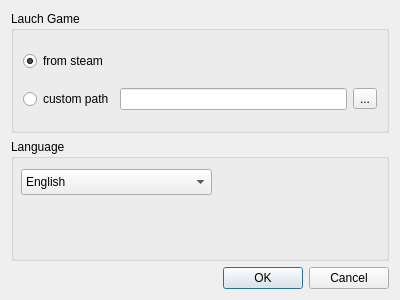
<?xml version="1.0" encoding="UTF-8"?>
<ui version="4.0">
 <class>Options</class>
 <widget class="QDialog" name="Options">
  <property name="geometry">
   <rect>
    <x>0</x>
    <y>0</y>
    <width>400</width>
    <height>300</height>
   </rect>
  </property>
  <property name="windowTitle">
   <string>Options</string>
  </property>
  <layout class="QVBoxLayout" name="verticalLayout">
   <item>
    <widget class="QGroupBox" name="groupBox_launchgame">
     <property name="title">
      <string>Lauch Game</string>
     </property>
     <layout class="QGridLayout" name="gridLayout">
      <item row="0" column="0">
       <widget class="QRadioButton" name="radioButton_fromsteam">
        <property name="text">
         <string>from steam</string>
        </property>
        <property name="checked">
         <bool>true</bool>
        </property>
       </widget>
      </item>
      <item row="1" column="2">
       <widget class="QToolButton" name="toolButton_choosepath">
        <property name="enabled">
         <bool>true</bool>
        </property>
        <property name="text">
         <string>...</string>
        </property>
       </widget>
      </item>
      <item row="1" column="0">
       <widget class="QRadioButton" name="radioButton_custompath">
        <property name="text">
         <string>custom path</string>
        </property>
       </widget>
      </item>
      <item row="1" column="1">
       <widget class="QLineEdit" name="lineEdit_path">
        <property name="enabled">
         <bool>true</bool>
        </property>
        <property name="text">
         <string/>
        </property>
       </widget>
      </item>
     </layout>
    </widget>
   </item>
   <item>
    <widget class="QGroupBox" name="groupBox_language">
     <property name="title">
      <string>Language</string>
     </property>
     <widget class="QComboBox" name="comboBox_language">
      <property name="geometry">
       <rect>
        <x>10</x>
        <y>30</y>
        <width>191</width>
        <height>26</height>
       </rect>
      </property>
      <item>
       <property name="text">
        <string>English</string>
       </property>
      </item>
      <item>
       <property name="text">
        <string>Chinese</string>
       </property>
      </item>
     </widget>
    </widget>
   </item>
   <item>
    <widget class="QDialogButtonBox" name="buttonBox">
     <property name="orientation">
      <enum>Qt::Horizontal</enum>
     </property>
     <property name="standardButtons">
      <set>QDialogButtonBox::Cancel|QDialogButtonBox::Ok</set>
     </property>
    </widget>
   </item>
  </layout>
 </widget>
 <resources/>
 <connections>
  <connection>
   <sender>buttonBox</sender>
   <signal>accepted()</signal>
   <receiver>Options</receiver>
   <slot>accept()</slot>
   <hints>
    <hint type="sourcelabel">
     <x>248</x>
     <y>254</y>
    </hint>
    <hint type="destinationlabel">
     <x>157</x>
     <y>274</y>
    </hint>
   </hints>
  </connection>
  <connection>
   <sender>buttonBox</sender>
   <signal>rejected()</signal>
   <receiver>Options</receiver>
   <slot>reject()</slot>
   <hints>
    <hint type="sourcelabel">
     <x>316</x>
     <y>260</y>
    </hint>
    <hint type="destinationlabel">
     <x>286</x>
     <y>274</y>
    </hint>
   </hints>
  </connection>
 </connections>
</ui>
